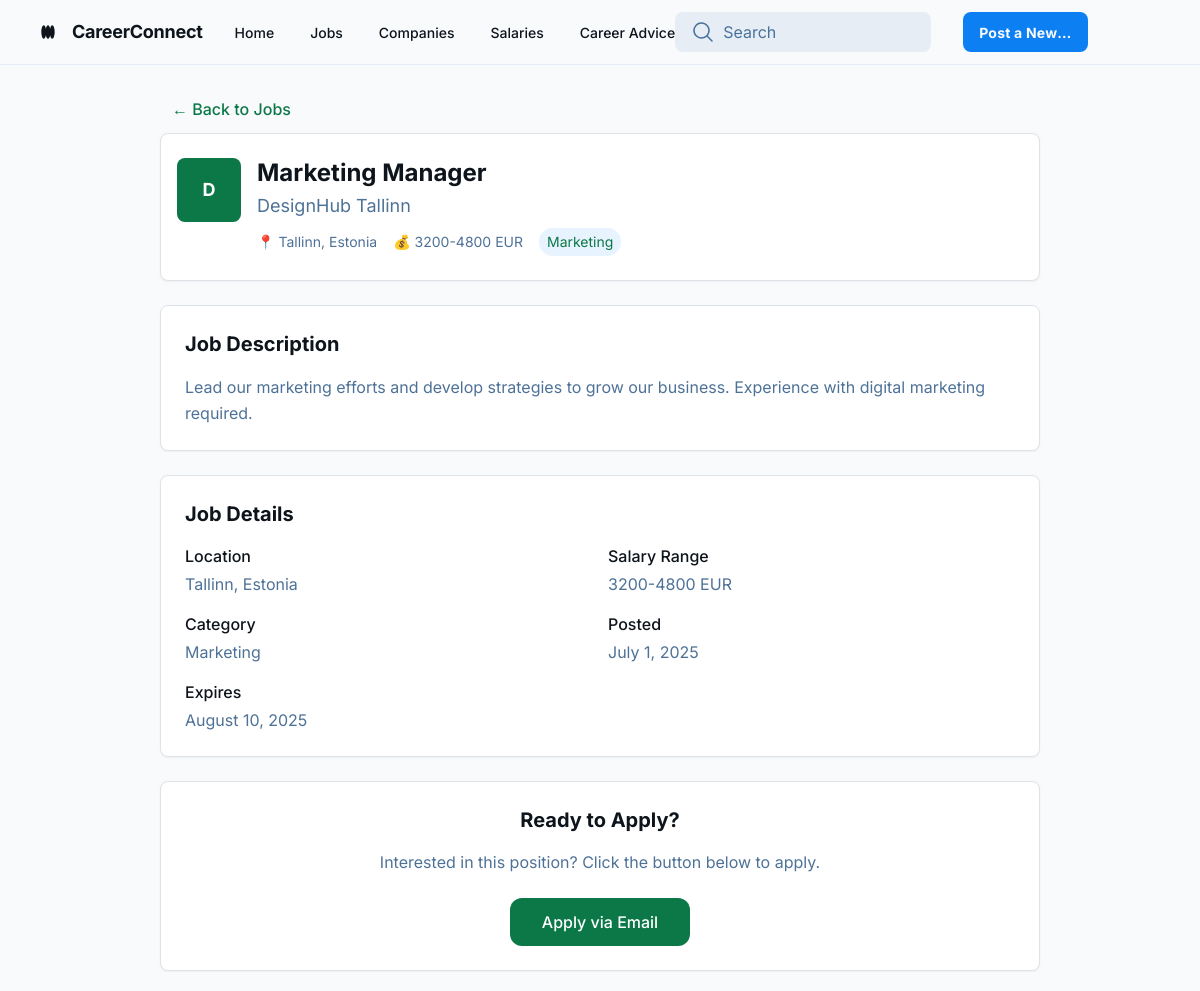
Page /job/marketing-manager-at-designhub-tallinn-b2892d4c/ on the committed database.
### jobs/models.py (models this page shows, shortened)
class Job(models.Model):
    CATEGORY_CHOICES = [
        ('engineering', 'Engineering'),
        ('design', 'Design'),
        ('marketing', 'Marketing'),
        ('sales', 'Sales'),
        ('product', 'Product'),
        ('operations', 'Operations'),
        ('finance', 'Finance'),
        ('hr', 'Human Resources'),
        ('customer_support', 'Customer Support'),
        ('other', 'Other'),
    ]
    STATUS_CHOICES = [
        ('live', 'Live'),
        ('in_review', 'In Review'),
    ]
    created_at = models.DateTimeField(auto_now_add=True)
    updated_at = models.DateTimeField(auto_now=True)
    expires_at = models.DateTimeField(null=True, blank=True, help_text="When this job ad expires and is no longer visible")
    is_featured = models.BooleanField(default=False, help_text="Whether this job is featured")
    status = models.CharField(max_length=20, choices=STATUS_CHOICES, default='in_review', help_text="Current status of the job posting")
    title = models.CharField(max_length=200)
    description = models.TextField()
    salary_range = models.CharField(max_length=100)
    category = models.CharField(max_length=50, choices=CATEGORY_CHOICES)
    location = models.CharField(max_length=200)
    company = models.ForeignKey(Company, on_delete=models.CASCADE, related_name='jobs')
    application_contact = models.CharField(max_length=255, default="", help_text="Email or URL for job applications")
    slug = models.SlugField(max_length=255, unique=True, blank=True, null=True, help_text="SEO-friendly URL slug")
    @property
    def is_visible(self):
        if self.status != 'live':
            return False
        if self.expires_at and self.expires_at <= timezone.now():
            return False
        return True
    class Meta:
        ordering = ['-created_at']

class Company(models.Model):
    name = models.CharField(max_length=200)
    logo_url = models.URLField(blank=True, null=True)
    class Meta:
        verbose_name_plural = "companies"

### tallinnstartups/views.py (the view)
# urls.py: path('job/<slug:slug>/', views.job_detail, name='job_detail'),
def job_detail(request, slug):
    job = get_object_or_404(Job, slug=slug)
    if not job.is_visible:
        raise Http404("Job not found")
    return render(request, 'tallinnstartups/job_detail.html', {
        'job': job
    })

### tallinnstartups/templates/tallinnstartups/job_detail.html (shortened to what this page needs)
{% extends 'tallinnstartups/base.html' %}
{% block content %}
<div class="px-40 flex flex-1 justify-center py-5">
    <div class="layout-content-container flex flex-col max-w-[960px] flex-1">
        <div class="flex items-center gap-3 p-3">
            <a href="{% url 'home' %}" class="text-[#0d7847] hover:text-[#0a5d3a] font-medium">← Back to Jobs</a>
        </div>
        <div class="flex flex-col gap-4 px-4 py-6 bg-white rounded-lg shadow-sm border border-[#dde3e8] mb-6">
            <div class="flex items-start gap-4">
                {% if job.company.logo_url %}
                    <img src="{{ job.company.logo_url }}" alt="{{ job.company.name }}" class="w-16 h-16 object-cover rounded-lg">
                {% else %}
                    <div class="w-16 h-16 bg-[#0d7847] rounded-lg flex items-center justify-center">
                        <span class="text-white font-bold text-lg">{{ job.company.name|first }}</span>
                    </div>
                {% endif %}
                <div class="flex-1">
                    <h1 class="text-2xl font-bold text-[#0e141b] leading-tight">{{ job.title }}</h1>
                    <p class="text-lg text-[#4e7297] mt-1">{{ job.company.name }}</p>
                    <div class="flex items-center gap-4 mt-2">
                        <span class="text-sm text-[#4e7297]">📍 {{ job.location }}</span>
                        <span class="text-sm text-[#4e7297]">💰 {{ job.salary_range }}</span>
                        <span class="text-sm bg-[#e7f3ff] text-[#0d7847] px-2 py-1 rounded-full">{{ job.get_category_display }}</span>
                    </div>
                </div>
            </div>
        </div>
        <div class="bg-white rounded-lg shadow-sm border border-[#dde3e8] p-6 mb-6">
            <h2 class="text-xl font-bold text-[#0e141b] mb-4">Job Description</h2>
            <div class="text-[#4e7297] leading-relaxed whitespace-pre-wrap">{{ job.description }}</div>
        </div>
        <div class="bg-white rounded-lg shadow-sm border border-[#dde3e8] p-6 mb-6">
            <h2 class="text-xl font-bold text-[#0e141b] mb-4">Job Details</h2>
            <div class="grid grid-cols-1 md:grid-cols-2 gap-4">
                <div>
                    <h3 class="font-medium text-[#0e141b] mb-1">Location</h3>
                    <p class="text-[#4e7297]">{{ job.location }}</p>
                </div>
                <div>
                    <h3 class="font-medium text-[#0e141b] mb-1">Salary Range</h3>
                    <p class="text-[#4e7297]">{{ job.salary_range }}</p>
                </div>
                <div>
                    <h3 class="font-medium text-[#0e141b] mb-1">Category</h3>
                    <p class="text-[#4e7297]">{{ job.get_category_display }}</p>
                </div>
                <div>
                    <h3 class="font-medium text-[#0e141b] mb-1">Posted</h3>
                    <p class="text-[#4e7297]">{{ job.created_at|date:"F j, Y" }}</p>
                </div>
                {% if job.expires_at %}
                <div>
                    <h3 class="font-medium text-[#0e141b] mb-1">Expires</h3>
                    <p class="text-[#4e7297]">{{ job.expires_at|date:"F j, Y" }}</p>
                </div>
                {% endif %}
            </div>
        </div>
        <div class="bg-white rounded-lg shadow-sm border border-[#dde3e8] p-6 text-center">
            <h2 class="text-xl font-bold text-[#0e141b] mb-4">Ready to Apply?</h2>
            <p class="text-[#4e7297] mb-6">Interested in this position? Click the button below to apply.</p>
            {% if job.application_contact %}
                {% if '@' in job.application_contact %}
                    <a href="mailto:{{ job.application_contact }}?subject=Application for {{ job.title }} at {{ job.company.name }}"
                       class="bg-[#0d7847] text-white px-8 py-3 rounded-xl font-medium hover:bg-[#0a5d3a] transition-colors inline-block">
                        Apply via Email
                    </a>
                {% else %}
                    <a href="{{ job.application_contact }}" target="_blank" rel="noopener noreferrer"
                       class="bg-[#0d7847] text-white px-8 py-3 rounded-xl font-medium hover:bg-[#0a5d3a] transition-colors inline-block">
                        Apply Now
                    </a>
                {% endif %}
            {% else %}
                <div class="text-[#4e7297]">
                    <p>Application contact information not available.</p>
                    <p class="text-sm mt-2">Please contact the company directly for application details.</p>
                </div>
            {% endif %}
        </div>
    </div>
</div>
{% endblock %}

### rows in the picture
Job: company.name|first "D", title "Marketing Manager", company.name "DesignHub Tallinn", location "Tallinn, Estonia", salary_range "3200-4800 EUR", category "Marketing", description "Lead our marketing efforts and develop strategies to grow our business. Experience with digital marketing required.", created_at "July 1, 2025", expires_at "August 10, 2025"
